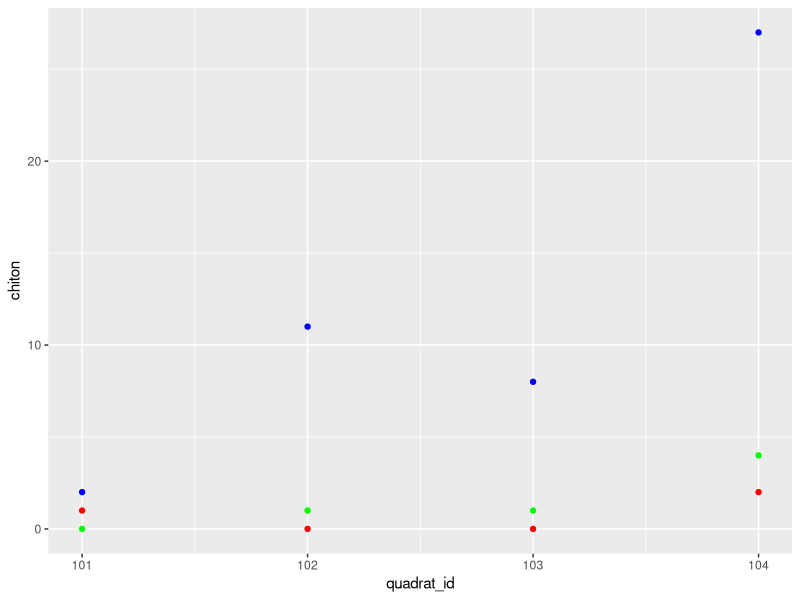
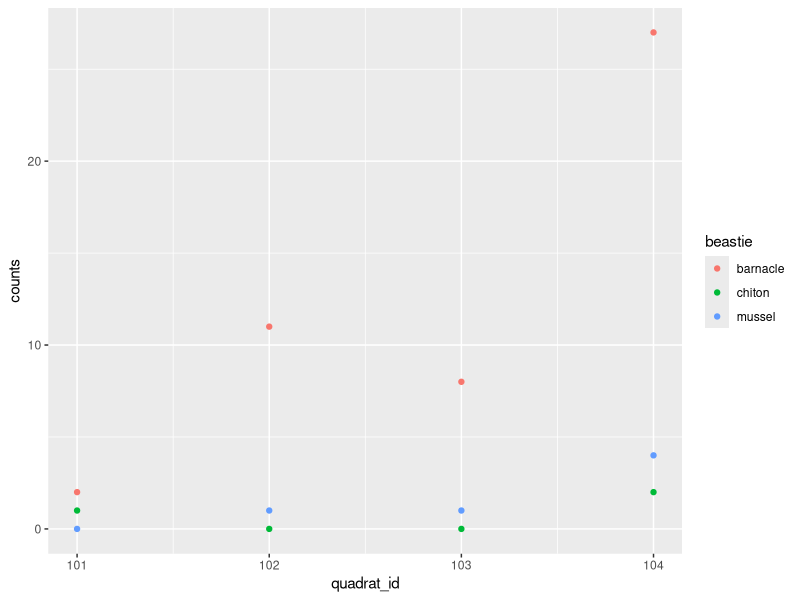

These charts were generated, in order, by the following R code:
#2025-03-20

###################
#UNIT 4 Fisheries
###################

### Joining data from different tables
#Mutating joins- add new variables to one table from matching observations in another table, adding more columns

library(tidyverse)
data1 = data.frame(ID = 1:2,
                   X1 = c("a1", "a2"))
data2 = data.frame(ID = 2:3,
                   X2 = c("b1", "b2"))

#left joins- joins all data from your first data to your second data that has data that is common, if not common it will not bring that data over
data12_left = left_join(data1, data2)

data12_left = data1 %>%
  left_join(data2)
data12_left

data12_left = data1 %>%
  left_join(data2, by = "ID")

#right join
data12_right = right_join( data1, data2)
data12_right
dim(data12_right)

#inner join

data12_inner = inner_join(data1, data2, by = "ID")
data12_inner

#full join

data12_full = data1 %>%
  full_join(data2)
data12_full

#FILTERING JOINS
#semi joins - reduced data 1 to only the rows that have a match in data 2
data12_semi = data1 %>%
  semi_join(data2)
data12_semi

#anti join - it returns all rows from data 1 where there are not matching values in data 2
data12_anti = anti_join(data1, data2, by = "ID")
data12_anti

#EXERCISE 1.1
#use left join, and join by common name. If different citations it could add more fish than you might actually have
#use distinct function and then 

#PIVOT- Transforms rows to columns or columns to rows

survey = data.frame(quadrat_id = c(101, 102, 103, 104),
                    barnacle = c(2, 11, 8, 27),
                    chiton = c(1, 0, 0, 2),
                    mussel = c(0, 1, 1, 4))
survey

#turn rows to columns using pivot_long
long_survey= survey %>%
  pivot_longer(cols = c("barnacle", "chiton", "mussel"),
               names_to = "beastie", values_to = "counts")
long_survey


wide_survey = long_survey %>%
  pivot_wider(names_from = beastie, values_from = counts)
wide_survey

#Exercise 1.2

ggplot(data = survey) +
  geom_point(aes(x = quadrat_id, y = chiton), color= "red") +
  geom_point(aes(x = quadrat_id, y = mussel), color= "green") +
  geom_point(aes(x = quadrat_id, y = barnacle), color= "blue") 

#long format works better for making plots, but wide format works better with wide format only!
ggplot(data = long_survey) +
  geom_point(aes(x= quadrat_id, y= counts, color= beastie))
